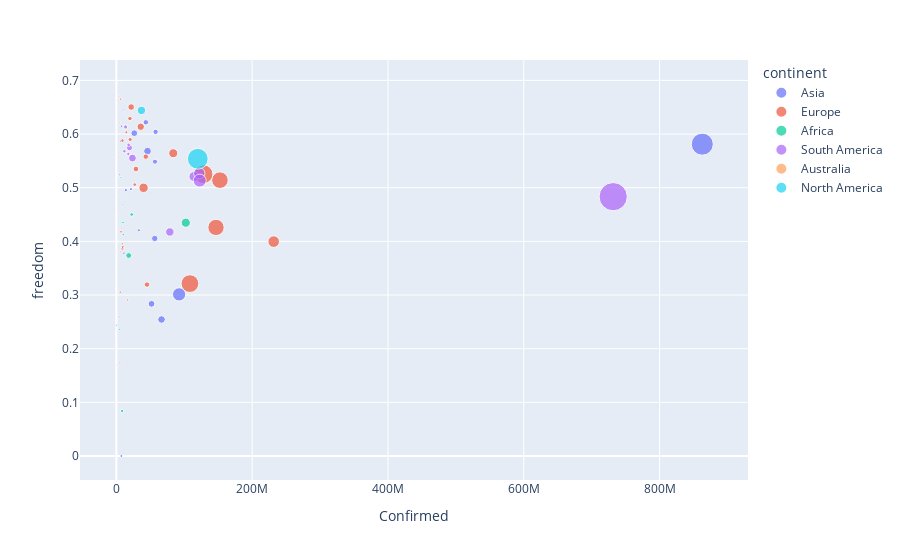

Source (notebook cell):
### Markdown cell above
### Col 1

### Code cell
fig = px.scatter(complete, x='Confirmed', y='freedom', color="continent",size='Deaths', 
                 hover_data=['country'])
fig.show()

### Figure 1 — Plotly figure (JSON) as saved in the notebook; plotly's stock layout.template omitted (floating-point values rounded to 4 significant figures)
{"data": [{"customdata": [["Afghanistan"], ["Armenia"], ["Azerbaijan"], ["Bahrain"], ["Bangladesh"], ["Cambodia"], ["China"], ["Cyprus"], ["Georgia"], ["India"], ["Indonesia"], ["Iran"], ["Iraq"], ["Israel"], ["Japan"], ["Jordan"], ["Kazakhstan"], ["Kuwait"], ["Kyrgyzstan"], ["Lebanon"], ["Malaysia"], ["Mongolia"], ["Nepal"], ["Pakistan"], ["Philippines"], ["Saudi Arabia"], ["Singapore"], ["South Korea"], ["Sri Lanka"], ["Tajikistan"], ["Thailand"], ["Turkey"], ["United Arab Emirates"], ["Uzbekistan"], ["Vietnam"], ["Yemen"]], "hovertemplate": "continent=Asia<br>Confirmed=%{x}<br>freedom=%{y}<br>Deaths=%{marker.size}<br>country=%{customdata[0]}<extra></extra>", "legendgroup": "Asia", "marker": {"color": "#636efa", "size": [251784, 190542, 112852, 39579, 808675, 0, 1310533, 5722, 42411, 13959980, 1706952, 5043348, 1343829, 270437, 294830, 94163, 280957, 111966, 175255, 65017, 39682, 0, 89914, 1170598, 851312, 734941, 6157, 88841, 5425, 14109, 14236, 1661771, 85594, 62144, 4138, 95897], "sizemode": "area", "sizeref": 57390.0, "symbol": "circle"}, "mode": "markers", "name": "Asia", "orientation": "v", "showlegend": true, "type": "scatter", "x": [7387702, 11180494, 8598304, 10939128, 57789517, 55412, 26366342, 615530, 4714418, 862831808, 45861281, 92413492, 51768448, 33146037, 14024571, 8029976, 21476943, 17582073, 7639965, 7546084, 4215882, 69903, 15657466, 56531483, 43407809, 56887173, 11213139, 4890411, 1315030, 1720123, 856215, 66511986, 17982336, 8013170, 188083, 338531], "xaxis": "x", "y": [0, 0.3781, 0.4677, 0.6104, 0.6041, 0.6749, 0.6016, 0.4594, 0.4855, 0.5811, 0.5682, 0.3012, 0.2836, 0.4207, 0.4955, 0.4249, 0.4974, 0.5703, 0.6146, 0.1855, 0.5969, 0.3557, 0.4806, 0.4054, 0.6219, 0.5485, 0.6353, 0.2594, 0.5286, 0.5211, 0.6094, 0.2544, 0.6529, 0.6933, 0.6508, 0.2437], "yaxis": "y"}, {"customdata": [["Albania"], ["Austria"], ["Belarus"], ["Belgium"], ["Bosnia and Herzegovina"], ["Bulgaria"], ["Croatia"], ["Czech Republic"], ["Denmark"], ["Estonia"], ["Finland"], ["France"], ["Germany"], ["Greece"], ["Hungary"], ["Iceland"], ["Ireland"], ["Italy"], ["Kosovo"], ["Latvia"], ["Lithuania"], ["Luxembourg"], ["Malta"], ["Moldova"], ["Montenegro"], ["Netherlands"], ["Norway"], ["Poland"], ["Portugal"], ["Romania"], ["Russia"], ["Serbia"], ["Slovakia"], ["Slovenia"], ["Spain"], ["Sweden"], ["Switzerland"], ["Ukraine"], ["United Kingdom"]], "hovertemplate": "continent=Europe<br>Confirmed=%{x}<br>freedom=%{y}<br>Deaths=%{marker.size}<br>country=%{customdata[0]}<extra></extra>", "legendgroup": "Europe", "marker": {"color": "#EF553B", "size": [64504, 240252, 143369, 2521062, 169954, 202722, 86581, 372583, 153441, 16852, 77919, 7940612, 2342772, 116747, 274288, 3055, 413314, 9069691, 90975, 12347, 30745, 33841, 7381, 234632, 31496, 1585015, 63513, 866431, 480394, 931388, 3841745, 147133, 32514, 66716, 7639465, 1261286, 557975, 861189, 10217281], "sizemode": "area", "sizeref": 57390.0, "symbol": "circle"}, "mode": "markers", "name": "Europe", "orientation": "v", "showlegend": true, "type": "scatter", "x": [2566014, 14695837, 16592136, 40086038, 5723703, 6900275, 5696132, 27090658, 6351580, 874154, 2493228, 152535218, 83765613, 5099506, 8966333, 685058, 8677872, 108332925, 2819465, 826756, 2359189, 2464893, 660740, 9317219, 2058047, 35890966, 3452941, 43347982, 20301518, 28847354, 231695545, 9310768, 4955880, 3273963, 146736851, 21823106, 19973367, 45100462, 128321450], "xaxis": "x", "y": [0.4619, 0.6034, 0.2908, 0.4998, 0.3054, 0.4178, 0.3815, 0.5057, 0.665, 0.5767, 0.6623, 0.5141, 0.5643, 0.1735, 0.3864, 0.662, 0.5878, 0.3213, 0.5573, 0.3292, 0.4205, 0.6101, 0.6332, 0.3896, 0.3032, 0.6136, 0.6702, 0.5579, 0.5899, 0.5349, 0.3995, 0.3954, 0.4235, 0.6467, 0.426, 0.6503, 0.629, 0.3194, 0.5252], "yaxis": "y"}, {"customdata": [["Algeria"], ["Benin"], ["Botswana"], ["Burkina Faso"], ["Burundi"], ["Cameroon"], ["Chad"], ["Congo (Brazzaville)"], ["Congo (Kinshasa)"], ["Egypt"], ["Ethiopia"], ["Gabon"], ["Ghana"], ["Ivory Coast"], ["Kenya"], ["Liberia"], ["Libya"], ["Madagascar"], ["Malawi"], ["Mali"], ["Mauritania"], ["Mauritius"], ["Morocco"], ["Nigeria"], ["Rwanda"], ["Senegal"], ["Sierra Leone"], ["South Africa"], ["Tanzania"], ["Togo"], ["Tunisia"], ["Uganda"], ["Zambia"], ["Zimbabwe"]], "hovertemplate": "continent=Africa<br>Confirmed=%{x}<br>freedom=%{y}<br>Deaths=%{marker.size}<br>country=%{customdata[0]}<extra></extra>", "legendgroup": "Africa", "marker": {"color": "#00cc96", "size": [319094, 6584, 2340, 13763, 241, 78950, 17380, 14240, 48771, 979825, 159466, 9847, 45794, 20867, 122621, 14348, 81838, 30637, 25031, 26313, 28794, 2511, 386139, 201034, 3922, 47376, 13880, 2415139, 4820, 7294, 133052, 11574, 44784, 29474], "sizemode": "area", "sizeref": 57390.0, "symbol": "circle"}, "mode": "markers", "name": "Africa", "orientation": "v", "showlegend": true, "type": "scatter", "x": [8485107, 392550, 638752, 371356, 81998, 3665280, 236200, 754972, 1892449, 18211662, 10193550, 1503342, 7486983, 3224917, 6815284, 238247, 5520478, 2338432, 845660, 602456, 1232073, 94157, 22556953, 9765598, 674113, 2410519, 392453, 102242056, 118042, 306508, 4966821, 1290281, 2015131, 1065264], "xaxis": "x", "y": [0.08394, 0.4058, 0.5091, 0.3224, 0.2754, 0.4392, 0.2286, 0.3865, 0.3646, 0.3737, 0.4126, 0.3695, 0.4773, 0.3971, 0.5192, 0.4059, 0.4514, 0.193, 0.4874, 0.3775, 0.1857, 0.5908, 0.4501, 0.4351, 0.6041, 0.3524, 0.382, 0.4348, 0.5093, 0.3035, 0.2359, 0.4017, 0.4913, 0.3774], "yaxis": "y"}, {"customdata": [["Argentina"], ["Bolivia"], ["Brazil"], ["Chile"], ["Colombia"], ["Costa Rica"], ["Dominican Republic"], ["Ecuador"], ["El Salvador"], ["Guatemala"], ["Guinea"], ["Haiti"], ["Honduras"], ["Jamaica"], ["Nicaragua"], ["Panama"], ["Paraguay"], ["Peru"], ["Uruguay"], ["Venezuela"]], "hovertemplate": "continent=South America<br>Confirmed=%{x}<br>freedom=%{y}<br>Deaths=%{marker.size}<br>country=%{customdata[0]}<extra></extra>", "legendgroup": "South America", "marker": {"color": "#ab63fa", "size": [2881217, 1035831, 22956942, 2049115, 3691720, 130014, 327631, 1756761, 125514, 485529, 11135, 35921, 345846, 17398, 24661, 371647, 123951, 4830920, 9523, 84762], "sizemode": "area", "sizeref": 57390.0, "symbol": "circle"}, "mode": "markers", "name": "South America", "orientation": "v", "showlegend": true, "type": "scatter", "x": [114309026, 19299627, 731645427, 78759484, 122115327, 11010773, 17636404, 23712034, 4444469, 13587118, 1846305, 1498354, 11835875, 881158, 816601, 18067924, 5993787, 122730322, 465680, 9876958], "xaxis": "x", "y": [0.5208, 0.5745, 0.4833, 0.4175, 0.5269, 0.645, 0.5629, 0.5552, 0.524, 0.6131, 0.3719, 0.1693, 0.5681, 0.5531, 0.5601, 0.5798, 0.5865, 0.5132, 0.5943, 0.2717], "yaxis": "y"}, {"customdata": [["Australia"], ["New Zealand"]], "hovertemplate": "continent=Australia<br>Confirmed=%{x}<br>freedom=%{y}<br>Deaths=%{marker.size}<br>country=%{customdata[0]}<extra></extra>", "legendgroup": "Australia", "marker": {"color": "#FFA15A", "size": [112965, 5431], "sizemode": "area", "sizeref": 57390.0, "symbol": "circle"}, "mode": "markers", "name": "Australia", "orientation": "v", "showlegend": true, "type": "scatter", "x": [4470500, 424726], "xaxis": "x", "y": [0.6219, 0.6468], "yaxis": "y"}, {"customdata": [["Canada"], ["Mexico"]], "hovertemplate": "continent=North America<br>Confirmed=%{x}<br>freedom=%{y}<br>Deaths=%{marker.size}<br>country=%{customdata[0]}<extra></extra>", "legendgroup": "North America", "marker": {"color": "#19d3f3", "size": [2044233, 12404856], "sizemode": "area", "sizeref": 57390.0, "symbol": "circle"}, "mode": "markers", "name": "North America", "orientation": "v", "showlegend": true, "type": "scatter", "x": [36954682, 119895010], "xaxis": "x", "y": [0.644, 0.5539], "yaxis": "y"}], "layout": {"legend": {"itemsizing": "constant", "title": {"text": "continent"}, "tracegroupgap": 0}, "margin": {"t": 60}, "xaxis": {"anchor": "y", "domain": [0, 1], "title": {"text": "Confirmed"}}, "yaxis": {"anchor": "x", "domain": [0, 1], "title": {"text": "freedom"}}}}
